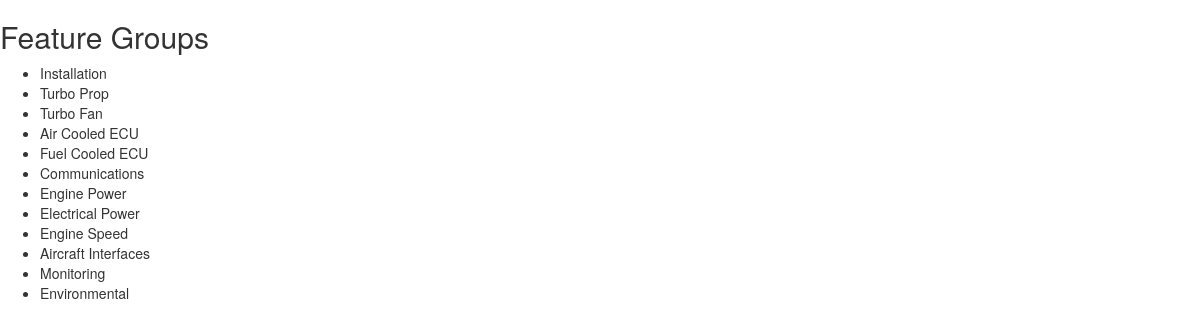
Page /fmm/groups on the committed database.
### fmm/models.py (models this page shows, shortened)
class Group(models.Model):
    name = models.CharField(max_length=100, blank=True)

### fmm/views.py (the view)
class GroupList(ListView):
    model = Group

### fmm/templates/fmm/group_list.html (shortened to what this page needs)
{% load bootstrap3 %}
{% bootstrap_css %}
<!DOCTYPE html>
<html lang="en">
<head>
    {% block content %}
        <h2>Feature Groups</h2>
        <ul>
            {% for group in object_list %}
                <li>{{ group.name }}</li>
            {% endfor %}
        </ul>
    {% endblock %}
</head>
<body>
</body>
</html>

### rows in the picture
Group: name "Installation"
Group: name "Turbo Prop"
Group: name "Turbo Fan"
Group: name "Air Cooled ECU"
Group: name "Fuel Cooled ECU"
Group: name "Communications"
Group: name "Engine Power"
Group: name "Electrical Power"
Group: name "Engine Speed"
Group: name "Aircraft Interfaces"
Group: name "Monitoring"
Group: name "Environmental"
